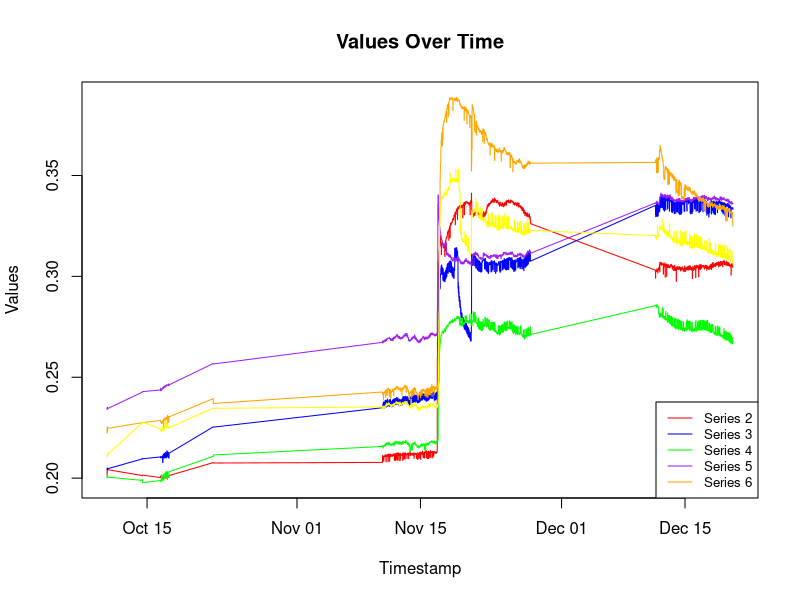
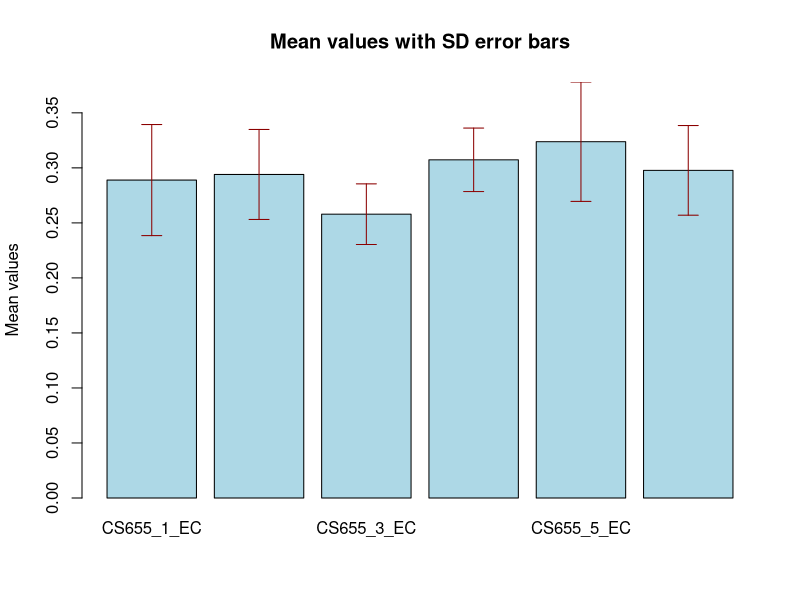

The R script that drew these images, in order:
#codes for Paddock Soil Data Processing
#updoad soil data from .dat file

#Read the file without headers
tempData <- read.table(file = "Ross T1_SoilData.dat", header = FALSE, sep = "\t")

# Check that the file has been read correctly by looking at the top
head(tempData)
str(tempData)

# Set the column names to the values of the second row
colnames(tempData) <- as.character(tempData[2, ])

# Remove unnecessary rows 
SoilData <- tempData[-c(1, 2, 3, 4), ]

# Reset row names to start at 1 and continue sequentially
rownames(SoilData) <- NULL

# Confirm the changes by looking at the top of the modified dataframe
head(SoilData)
str(SoilData)


# Create new data frame 'EC' using the column indices

EC <- SoilData[, c(1, 4, 7, 10, 13, 16, 19)]

# Alternatively, if the columns are consecutive, you can use
# EC <- SoilData[, 1:6]

# Check the structure and head of the 'EC' dataset
str(EC)
head(EC)


# Check to see whether data are "as characer" or "numeric"
sapply(EC[, 2:7], class)

# Convert all columns 2 to 7 to numeric if needed
EC[, 2:7] <- sapply(EC[, 2:7], function(x) as.numeric(as.character(x)))

# Remove rows that contain any NaN values
# First, loop through all elements and convert any "nan" or "NAN" strings to NA
EC[EC == "nan" | EC == "NAN"] <- NA

# Then, use na.omit() to remove any rows containing NA values in the dataset
EC <- na.omit(EC)

# to exclude rows with any zeros
EC <- EC[!apply(EC == 0, 1, any), ]


# Check the structure and head of the 'ECp' dataset
str(EC)
head(EC)

 
#Write the 'EC' dataframe to a .dat file with a tab delimiter and save it
write.table(EC, file = "EC.dat", sep = "\t", row.names = FALSE, col.names = TRUE)


#Create the plot using ggplot2

# Convert the date strings in column 1 to POSIXct datetime objects
EC[, 1] <- as.POSIXct(EC[, 1], format = "%d/%m/%Y %H:%M")

#Choose your desired y-axis limits (and change it manually in line below).
y_min <- min(c(EC[, 2], EC[, 3], EC[, 4], EC[, 5], EC[, 6], EC[, 7]), na.rm = TRUE)
y_max <- max(c(EC[, 2], EC[, 3], EC[, 4], EC[, 5], EC[, 6], EC[, 7]), na.rm = TRUE)

#Create a plot with timestamp on the x-axis and adjusted y-axis limits (adjust the y_max and y_min as you wish)
plot(EC[, 1], EC[, 2], type = 'l', col = 'red', xlab = 'Timestamp', ylab = 'Values', 
     main = 'Values Over Time', ylim = c(0.1978, 0.3887))

# Add the rest of the series to the same plot
lines(EC[, 1], EC[, 3], col = 'blue')
lines(EC[, 1], EC[, 4], col = 'green')
lines(EC[, 1], EC[, 5], col = 'purple')
lines(EC[, 1], EC[, 6], col = 'orange')
lines(EC[, 1], EC[, 7], col = 'yellow')
# Add a legend to distinguish the different lines
legend("bottomright", legend = c("Series 2", "Series 3", "Series 4", "Series 5", "Series 6"), 
       col = c('red', 'blue', 'green', 'purple', 'orange', 'yellow'), lty = 1, cex = 0.8)


# Do some basic statistics
# Assuming EC is your dataset with named columns

# List of column names from the 2nd to the 7th
columnNames <- names(EC)[2:7]

# Calculate mean and SD for each of the specified columns
means <- sapply(EC[, columnNames], mean, na.rm = TRUE)
sds <- sapply(EC[, columnNames], sd, na.rm = TRUE)

# Create a new dataframe for the results
results <- data.frame(
  Mean = means, 
  SD = sds
)

# Set the row names of the results dataframe to the column names
rownames(results) <- columnNames

# Display the results
print(results)


# make a graph to compare EC across lysimeters

# Assuming 'results' dataframe contains the mean and SD information
# for each of the columns

# Create a bar plot for the mean values
barplot(results$Mean, names.arg = rownames(results), beside = TRUE,
        col = 'lightblue', ylim = c(0, max(results$Mean + results$SD)), 
        main = "Mean values with SD error bars", ylab = "Mean values")

# Add error bars for SD
# Calculate the center position of each bar on the x-axis
bar_centers <- barplot(results$Mean, plot = FALSE)

# Add the error bars using the arrow function
arrows(x0 = bar_centers, y0 = results$Mean - results$SD, 
       x1 = bar_centers, y1 = results$Mean + results$SD, 
       angle = 90, code = 3, length = 0.1, col = 'darkred')

# Do some ANOVA

# Load necessary package for Levene's test
install.packages("car")
library(car)

# Assuming EC is loaded

# ANOVA test (if normally distributed)
res.aov <- aov(EC[, 2] ~ EC[, 3] + EC[, 4] + EC[, 5] + EC[, 6] + EC[, 7])
summary(res.aov)


